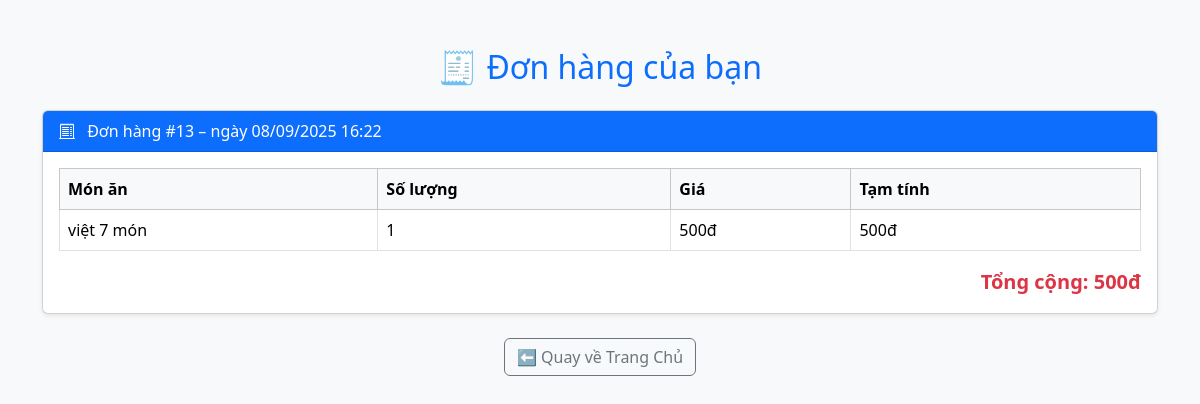
The app's page /src/food_shop_project/orders.php (signed in) with its own data.
### tables this page shows
CREATE TABLE `orders` (
  `id` int(11) NOT NULL,
  `user_id` int(11) NOT NULL,
  `order_date` datetime DEFAULT current_timestamp(),
  `total` decimal(10,2) NOT NULL,
  `created_at` datetime DEFAULT current_timestamp()
);

CREATE TABLE `order_items` (
  `id` int(11) NOT NULL,
  `order_id` int(11) NOT NULL,
  `food_id` int(11) NOT NULL,
  `quantity` int(11) NOT NULL,
  `price` decimal(10,2) NOT NULL
);

CREATE TABLE `foods` (
  `id` int(11) NOT NULL,
  `name` varchar(100) NOT NULL,
  `description` text DEFAULT NULL,
  `price` decimal(10,2) NOT NULL,
  `image` varchar(255) DEFAULT NULL,
  `category` varchar(100) DEFAULT NULL
);

### src/food_shop_project/orders.php (the view, shortened to what this page needs)
<?php
require 'db.php';
$user_id = $_SESSION['user_id'];
$role    = $_SESSION['role'] ?? 'user';
if ($role === 'admin') {
    $stmt = $pdo->query("
        SELECT o.*, u.username
        FROM orders o
        JOIN users u ON o.user_id = u.id
        ORDER BY o.created_at DESC
    ");
} else {
    $stmt = $pdo->prepare("
        SELECT o.*, u.username
        FROM orders o
        JOIN users u ON o.user_id = u.id
        WHERE o.user_id = ?
        ORDER BY o.created_at DESC
    ");
    $stmt->execute([$user_id]);
}
$orders = $stmt->fetchAll();
?>
<!DOCTYPE html>
<html lang="vi">
<head>
  <link href="https://cdn.jsdelivr.net/npm/bootstrap@5.3.3/dist/css/bootstrap.min.css" rel="stylesheet">
  <link href="https://cdn.jsdelivr.net/npm/bootstrap-icons@1.10.5/font/bootstrap-icons.css" rel="stylesheet">
</head>
<body class="bg-light">
<div class="container my-5">
  <h2 class="mb-4 text-center text-primary">
    <?= $role === 'admin' ? "🧾 Tất cả đơn hàng" : "🧾 Đơn hàng của bạn" ?>
  </h2>
  <?php if (empty($orders)): ?>
    <div class="alert alert-info text-center">
      <?= $role === 'admin' ? "Chưa có đơn hàng nào trong hệ thống." : "Bạn chưa có đơn hàng nào." ?>
    </div>
  <?php else: ?>
    <?php foreach ($orders as $order): ?>
      <div class="card mb-4 shadow-sm">
        <div class="card-header <?= $role === 'admin' ? 'bg-dark text-white' : 'bg-primary text-white' ?>">
          <i class="bi bi-receipt-cutoff me-2"></i>
          Đơn hàng #<?= $order['id'] ?>
          – ngày <?= date('d/m/Y H:i', strtotime($order['created_at'])) ?>
        </div>
        <div class="card-body">
          <table class="table table-bordered table-hover">
            <thead class="table-light">
              <tr>
                <th>Món ăn</th>
                <th>Số lượng</th>
                <th>Giá</th>
                <th>Tạm tính</th>
              </tr>
            </thead>
            <tbody>
            <?php
            $stmtItems = $pdo->prepare("
                SELECT oi.*, f.name
                FROM order_items oi
                JOIN foods f ON oi.food_id = f.id
                WHERE oi.order_id = ?
            ");
            $stmtItems->execute([$order['id']]);
            $items = $stmtItems->fetchAll();
            foreach ($items as $item):
            ?>
              <tr>
                <td><?= htmlspecialchars($item['name']) ?></td>
                <td><?= $item['quantity'] ?></td>
                <td><?= number_format($item['price'], 0, ',', '.') ?>đ</td>
                <td><?= number_format($item['price'] * $item['quantity'], 0, ',', '.') ?>đ</td>
              </tr>
            <?php endforeach; ?>
            </tbody>
          </table>
          <div class="text-end fw-bold fs-5 text-danger">
            Tổng cộng: <?= number_format($order['total'], 0, ',', '.') ?>đ
          </div>
        </div>
      </div>
    <?php endforeach; ?>
  <?php endif; ?>
  <div class="text-center mt-4">
    <a href="<?= $role === 'admin' ? 'admin_panel.php' : 'index.php' ?>" class="btn btn-outline-secondary">
      ⬅ Quay về <?= $role === 'admin' ? 'Trang Quản Trị' : 'Trang Chủ' ?>
    </a>
  </div>
</div>
</body>
</html>

### records on screen
orders: id "13", created_at "08/09/2025 16:22", total "500"
order_items: food.name "việt 7 món", quantity "1", price "500", $item['price'] * $item['quantity'] "500"
